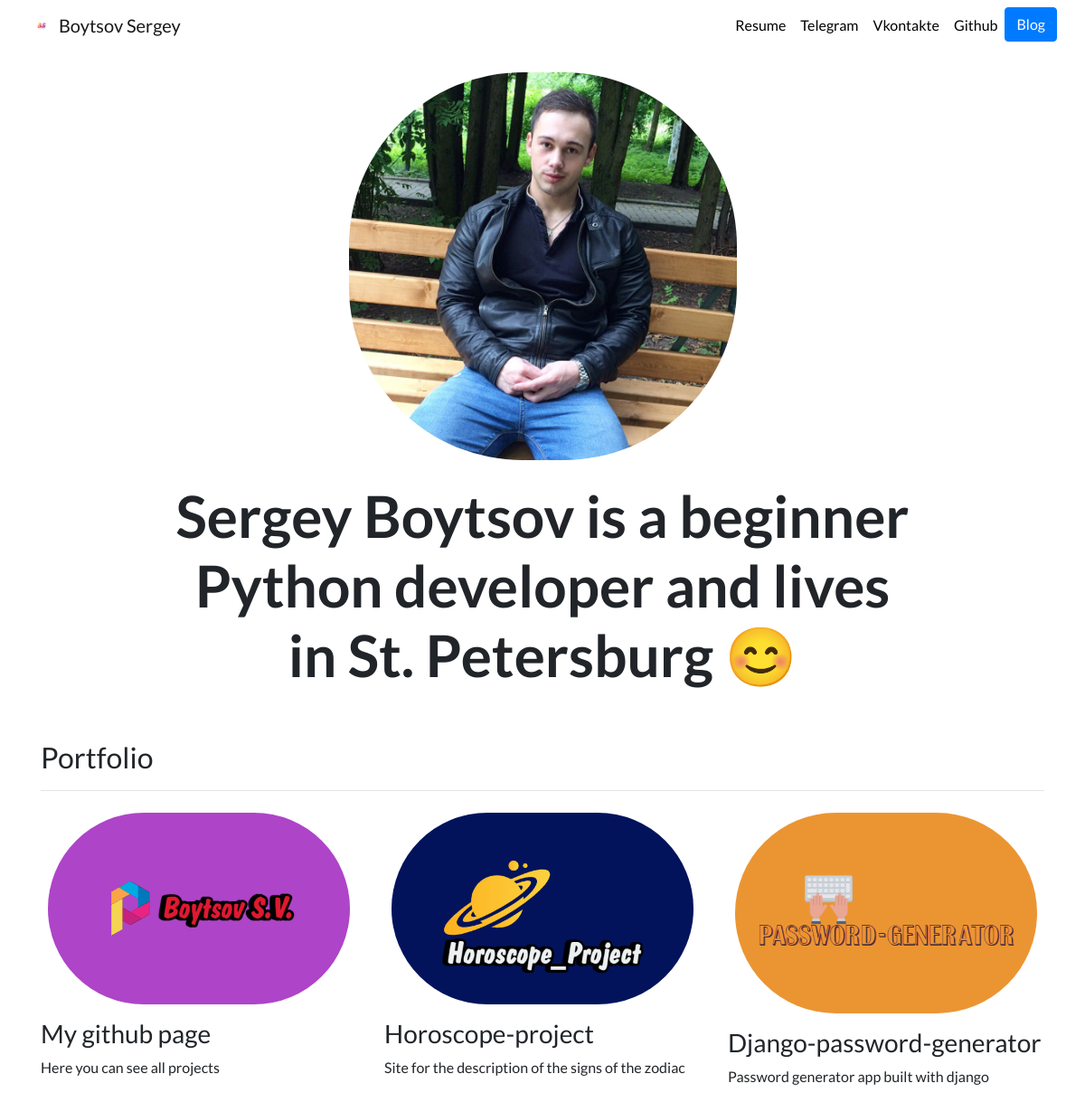
The page / on the database its author committed.
### portfolio/models.py (models this page shows, shortened)
class Project(models.Model):
    title = models.CharField(max_length=100)
    description = models.CharField(max_length=250)
    image = models.ImageField(upload_to='portfolio/images')
    url = models.URLField(blank=True)

### portfolio/views.py (the view)
# urls.py: path('', views.home, name='home'),
def home(request):
    projects = Project.objects.all()
    return render(request, 'portfolio/home.html', {'projects': projects})

### portfolio/templates/portfolio/home.html (shortened to what this page needs)
{% extends 'portfolio/base.html' %}
{% load static %}
{% block content %}
    <div class="row justify-content-center my-3">
        <div class="col-5">
            <img src="{% static 'portfolio/avatar.jpg' %}" class="img-fluid">
        </div>
    </div>
    <div class="row justify-content-center mb-3">
        <div class="col-md-9 text-center">
            <h1 id="hometext" class="font-weight-bold">Sergey Boytsov is a beginner Python developer and lives in St.
                Petersburg 😊</h1>
        </div>
    </div>
    <h2 class="mt-5">Portfolio</h2>
    <hr>
    <div class="row">
        {% for project in projects %}
            <div class="col-lg-4 col-md-6">
                {% if project.url %}
                    <a href="{{ project.url }}">
                        <img src="{{ project.image.url }}" class="img-fluid mb-2">
                    </a>
                {% else %}
                    <img src="{{ project.image.url }}" class="img-fluid mb-2">
                {% endif %}
                <h3>{{ project.title }}</h3>
                <p>{{ project.description }}</p>
            </div>
        {% endfor %}
    </div>
{% endblock %}

### portfolio/static/portfolio/custom.css (style rules this page uses)
body { font-family: 'Lato', sans-serif; }
@media (min-width: 992px) { #hometext { font-size: 4rem; } }
div img { border: white solid 1vh; border-radius: 200px; }

### rows shown on the page
Project: image (picture), title "My github page", description "Here you can see all projects"
Project: image (picture), title "Horoscope-project", description "Site for the description of the signs of the zodiac"
Project: image (picture), title "Django-password-generator", description "Password generator app built with django"
